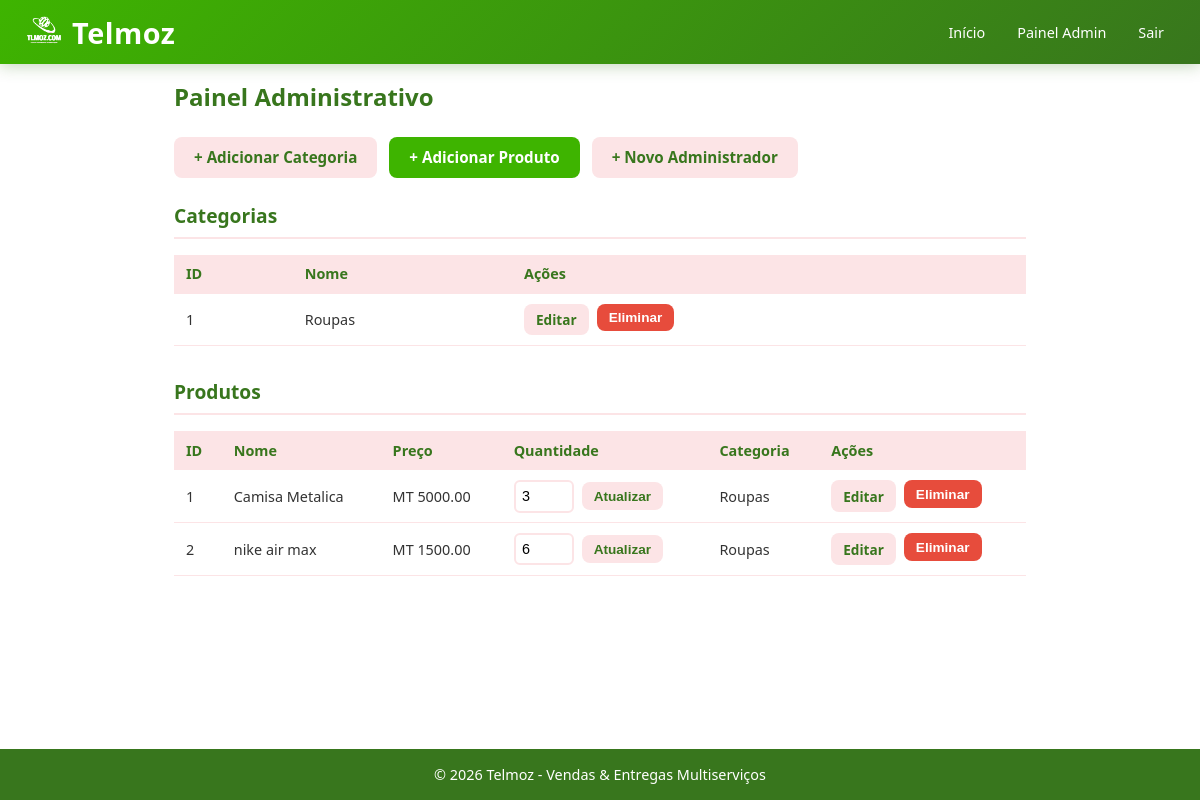
Screenshot of /admin (signed in) with the database file from the repository.
### models.py (models this page shows, shortened)
class Category(db.Model):
    __tablename__ = 'categories'
    id = db.Column(db.Integer, primary_key=True)
    name = db.Column(db.String(100), nullable=False)
    products = db.relationship('Product', backref='category', lazy=True)

class Product(db.Model):
    __tablename__ = 'products'
    id = db.Column(db.Integer, primary_key=True)
    name = db.Column(db.String(200), nullable=False)
    description = db.Column(db.Text)
    price = db.Column(db.Float, nullable=False)
    discount_percent = db.Column(db.Float, default=0.0, nullable=False)  # Desconto em percentagem (0-100)
    quantity = db.Column(db.Integer, default=0, nullable=False)  # Quantidade em stock
    image_url = db.Column(db.String(500))
    category_id = db.Column(db.Integer, db.ForeignKey('categories.id'), nullable=False)
    whatsapp_message = db.Column(db.String(500))  # Mensagem personalizada para WhatsApp

### app.py (the view)
@app.route('/admin')
@login_required
def admin_dashboard():
    categories = Category.query.all()
    products = Product.query.all()
    return render_template('admin/dashboard.html', categories=categories, products=products)

### app.py (called while the page is built)
@login_manager.user_loader
def load_user(user_id):
    return Admin.query.get(int(user_id))

@app.context_processor
def inject_year():
    return {
        'current_year': datetime.now().year,
        'whatsapp_number': WHATSAPP_NUMBER.replace('+', '').replace(' ', '')
    }

### templates/admin/dashboard.html (shortened to what this page needs)
{% extends "base.html" %}
{% block content %}
<div class="container admin-page">
    <h1>Painel Administrativo</h1>
    <div class="admin-actions">
        <a href="{{ url_for('add_category') }}" class="btn btn-secondary">+ Adicionar Categoria</a>
        <a href="{{ url_for('add_product') }}" class="btn btn-primary">+ Adicionar Produto</a>
        <a href="{{ url_for('create_admin') }}" class="btn btn-secondary">+ Novo Administrador</a>
    </div>
    <section class="admin-section">
        <h2>Categorias</h2>
        {% if categories %}
        <div class="table-wrapper">
            <table>
                <thead>
                    <tr>
                        <th>ID</th>
                        <th>Nome</th>
                        <th>Ações</th>
                    </tr>
                </thead>
                <tbody>
                    {% for cat in categories %}
                    <tr>
                        <td>{{ cat.id }}</td>
                        <td>{{ cat.name }}</td>
                        <td>
                            <div class="actions">
                                <a href="{{ url_for('edit_category', id=cat.id) }}" class="btn btn-secondary btn-small">Editar</a>
                                <form action="{{ url_for('delete_category', id=cat.id) }}" method="POST" style="display:inline;"
                                      onsubmit="return confirm('Eliminar esta categoria?');">
                                    <button type="submit" class="btn btn-danger btn-small">Eliminar</button>
                                </form>
                            </div>
                        </td>
                    </tr>
                    {% endfor %}
                </tbody>
            </table>
        </div>
        {% else %}
        <p>Nenhuma categoria. <a href="{{ url_for('add_category') }}">Adicione a primeira.</a></p>
        {% endif %}
    </section>
    <section class="admin-section">
        <h2>Produtos</h2>
        {% if products %}
        <div class="table-wrapper">
            <table>
                <thead>
                    <tr>
                        <th>ID</th>
                        <th>Nome</th>
                        <th>Preço</th>
                        <th>Quantidade</th>
                        <th>Categoria</th>
                        <th>Ações</th>
                    </tr>
                </thead>
                <tbody>
                    {% for prod in products %}
                    <tr>
                        <td>{{ prod.id }}</td>
                        <td>{{ prod.name }}</td>
                        <td>MT {{ "%.2f"|format(prod.price) }}</td>
                        <td>
                            <form action="{{ url_for('update_product_quantity', id=prod.id) }}" method="POST" class="quantity-form">
                                <input type="number" name="quantity" value="{{ prod.quantity }}" min="0" class="quantity-input">
                                <button type="submit" class="btn btn-secondary btn-small">Atualizar</button>
                            </form>
                        </td>
                        <td>{{ prod.category.name }}</td>
                        <td>
                            <div class="actions">
                                <a href="{{ url_for('edit_product', id=prod.id) }}" class="btn btn-secondary btn-small">Editar</a>
                                <form action="{{ url_for('delete_product', id=prod.id) }}" method="POST" style="display:inline;"
                                      onsubmit="return confirm('Eliminar este produto?');">
                                    <button type="submit" class="btn btn-danger btn-small">Eliminar</button>
                                </form>
                            </div>
                        </td>
                    </tr>
                    {% endfor %}
                </tbody>
            </table>
        </div>
        {% else %}
        <p>Nenhum produto. <a href="{{ url_for('add_product') }}">Adicione o primeiro.</a></p>
        {% endif %}
    </section>
</div>
{% endblock %}

### templates/base.html (shortened to what this page needs)
<!DOCTYPE html>
<html lang="pt">
<head>
    <link rel="stylesheet" href="{{ url_for('static', filename='css/style.css') }}">
</head>
<body>
    <header class="header">
        <div class="container">
            <a href="{{ url_for('index') }}" class="logo">
                <img src="{{ url_for('static', filename='images/logo_white.png') }}" alt="Telmoz Logo" class="logo-img">
                <span>Telmoz</span>
            </a>
            <nav class="nav">
                <a href="{{ url_for('index') }}">Início</a>
                {% if current_user.is_authenticated %}
                    <a href="{{ url_for('admin_dashboard') }}">Painel Admin</a>
                    <a href="{{ url_for('admin_logout') }}">Sair</a>
                {% else %}
                    <a href="{{ url_for('admin_login') }}">Admin</a>
                {% endif %}
            </nav>
        </div>
    </header>
    <main class="main">
        {% block content %}{% endblock %}
    </main>
    <footer class="footer">
        <div class="container">
            <p>&copy; {{ current_year }} Telmoz - Vendas & Entregas Multiserviços</p>
        </div>
    </footer>
</body>
</html>

### static/css/style.css (style rules this page uses)
:root { --white: #ffffff; --green: #3EB400; --green-dark: #38761D; --green-light: #7ED957; --green-soft: #A8E4A0; --pink: #FF007F; --pink-fuchsia: #E7008A; --pink-baby: #fce4e6; --pink-baby-light: #fdf2f4; --pink-gradient: linear-gradient(90deg, var(--green-light) 0%, var(--pink-baby-light) 100%); --text-dark: #333333; --text-muted: #666666; }
* { margin: 0; padding: 0; box-sizing: border-box; }
html { scroll-behavior: smooth; }
body { font-family: 'Segoe UI', Tahoma, Geneva, Verdana, sans-serif; background: var(--white); color: var(--text-dark); min-height: 100vh; display: flex; flex-direction: column; -webkit-tap-highlight-color: transparent; }
.container { max-width: 1200px; margin: 0 auto; padding: 0 1rem; }
.header { background: linear-gradient(135deg, var(--green) 0%, var(--green-dark) 100%); color: var(--white); padding: 0.75rem 0; box-shadow: 0 2px 15px rgba(56, 118, 29, 0.3); position: sticky; top: 0; z-index: 100; }
.header .container { display: flex; justify-content: space-between; align-items: center; gap: 1rem; }
.logo { font-size: 1.5rem; font-weight: bold; color: var(--white); text-decoration: none; letter-spacing: 0.5px; display: flex; align-items: center; gap: 0.5rem; }
.logo-img { height: 40px; width: auto; object-fit: contain; }
.logo span { display: inline-block; }
.nav { display: flex; align-items: center; gap: 0.5rem; }
.nav a { color: var(--white); text-decoration: none; padding: 0.5rem 0.75rem; border-radius: 8px; transition: background 0.3s; font-size: 0.9rem; }
.main { flex: 1; padding: 1rem 0 2rem; }
.footer { background: var(--green-dark); color: var(--white); padding: 1rem 0; margin-top: auto; }
.footer p { text-align: center; font-size: 0.9rem; }
.admin-page { max-width: 900px; margin: 0 auto; }
.admin-page h1 { color: var(--green-dark); margin-bottom: 1.5rem; font-size: 1.5rem; }
.admin-actions { display: flex; gap: 0.75rem; margin-bottom: 1.5rem; flex-wrap: wrap; }
.btn { padding: 0.65rem 1.25rem; border-radius: 8px; text-decoration: none; font-weight: 600; display: inline-block; transition: all 0.3s; border: none; cursor: pointer; font-size: 0.95rem; }
.btn-primary { background: var(--green); color: var(--white); }
.btn-secondary { background: var(--pink-baby); color: var(--green-dark); }
.btn-danger { background: #e74c3c; color: var(--white); }
.btn-small { padding: 0.4rem 0.75rem; font-size: 0.85rem; }
.admin-section { margin-bottom: 2rem; }
.admin-section h2 { color: var(--green-dark); margin-bottom: 1rem; padding-bottom: 0.5rem; border-bottom: 2px solid var(--pink-baby); font-size: 1.2rem; }
.table-wrapper { overflow-x: auto; -webkit-overflow-scrolling: touch; }
table { width: 100%; border-collapse: collapse; font-size: 0.9rem; }
th, td { padding: 0.6rem 0.75rem; text-align: left; border-bottom: 1px solid var(--pink-baby); }
th { background: var(--pink-baby); color: var(--green-dark); font-weight: 600; }
.actions { display: flex; gap: 0.5rem; flex-wrap: wrap; }
.quantity-form { display: flex; gap: 0.5rem; align-items: center; }
.quantity-input { width: 60px; padding: 0.4rem; border: 2px solid var(--pink-baby); border-radius: 6px; font-size: 0.9rem; }
@media (min-width: 768px) { .container { padding: 0 1.5rem; } }
@media (min-width: 768px) { .logo { font-size: 1.8rem; } }

### rows the page displays
Category: id "1", name "Roupas"
Product: id "1", name "Camisa Metalica", price "5000.00", quantity "3", category.name "Roupas"
Product: id "2", name "nike air max", price "1500.00", quantity "6", category.name "Roupas"
